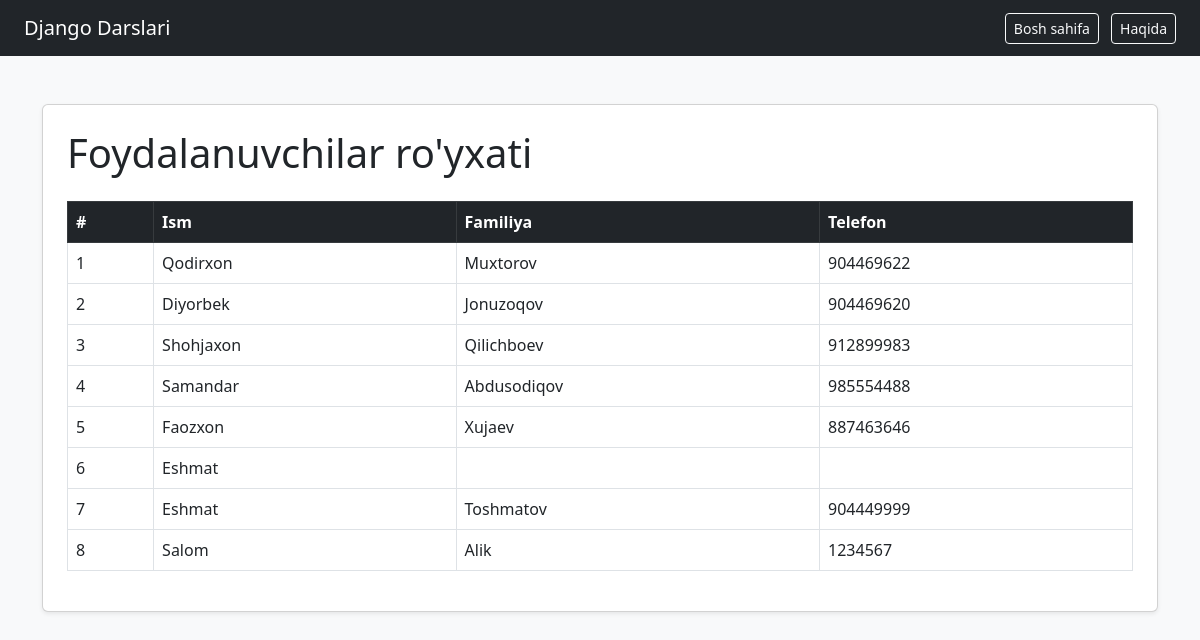
The page / on the database its author committed.
### users/models.py (models this page shows, shortened)
class User(models.Model):
    name = models.CharField(max_length=100)
    last_name = models.CharField(max_length=100)
    phone_number = models.CharField(max_length=13)

### users/views.py (the view)
# urls.py: path('', views.index, name='index'),
def index(request):
    users = User.objects.all()
    return render(request, 'index.html', {'users': users})

### templates/index.html (shortened to what this page needs)
<!DOCTYPE html>
<html lang="uz">
<head>
    <link href="https://cdn.jsdelivr.net/npm/bootstrap@5.3.0/dist/css/bootstrap.min.css" rel="stylesheet">
</head>
<body class="bg-light">
    <nav class="navbar navbar-dark bg-dark px-4">
        <a class="navbar-brand" href="/">Django Darslari</a>
        <div>
            <a href="/" class="btn btn-outline-light btn-sm me-2">Bosh sahifa</a>
            <a href="/about/" class="btn btn-outline-light btn-sm">Haqida</a>
        </div>
    </nav>
    <div class="container mt-5">
        <div class="card shadow-sm p-4">
            <h1 class="mb-4">Foydalanuvchilar ro'yxati</h1>
            <table class="table table-bordered">
                <thead class="table-dark">
                    <tr>
                        <th>#</th>
                        <th>Ism</th>
                        <th>Familiya</th>
                        <th>Telefon</th>
                    </tr>
                </thead>
                <tbody>
                    {% for user in users %}
                    <tr>
                        <td>{{ user.id }}</td>
                        <td>{{ user.name }}</td>
                        <td>{{ user.last_name }}</td>
                        <td>{{ user.phone_number }}</td>
                    </tr>
                    {% empty %}
                    <tr>
                        <td colspan="4" class="text-center text-muted">Hozircha foydalanuvchi yo'q</td>
                    </tr>
                    {% endfor %}
                </tbody>
            </table>
        </div>
    </div>
</body>
</html>

### rows shown on the page
User: id "1", name "Qodirxon", last_name "Muxtorov", phone_number "904469622"
User: id "2", name "Diyorbek", last_name "Jonuzoqov", phone_number "904469620"
User: id "3", name "Shohjaxon", last_name "Qilichboev", phone_number "912899983"
User: id "4", name "Samandar", last_name "Abdusodiqov", phone_number "985554488"
User: id "5", name "Faozxon", last_name "Xujaev", phone_number "887463646"
User: id "6", name "Eshmat"
User: id "7", name "Eshmat", last_name "Toshmatov", phone_number "904449999"
User: id "8", name "Salom", last_name "Alik", phone_number "1234567"
